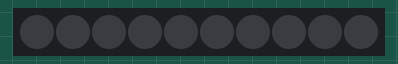
Simulated run of this sketch. Board: Arduino Uno, built with avr-gcc and run on an emulated ATmega328P. On the bench: 10 RGB LEDs in strip order, left to right.

Above: at 0.1 s.
At 1.1 s:
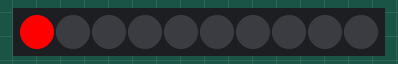
At 2.1 s:
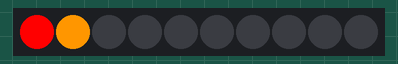
At 5.1 s:
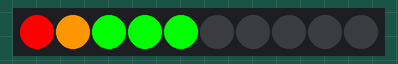
At 7.1 s:
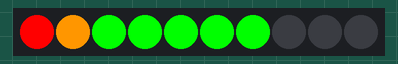
At 10.1 s:
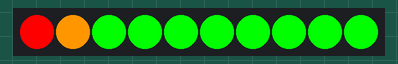

Measured:
- by itself, everything shown: repeats every 12.0 s, in 11 steps
- what the display in image 1 shows lasts 1.0 s, from 1.0 s to 2.0 s
- what the display in image 5 shows lasts 2.0 s, from 10.0 s to 12.0 s

The sketch:

Grove_LED_Bar.ino
```cpp
#include <Grove_LED_Bar.h>

Grove_LED_Bar LED_Bar(3, 2, 0);

void setup() {
    Serial.begin(9600);
    LED_Bar.begin();
}

void loop() {
    for(int i = 0; i < 11; i++) {
        LED_Bar.setLevel(i);
        delay(1000);
    }
    delay(1000);
}
```
